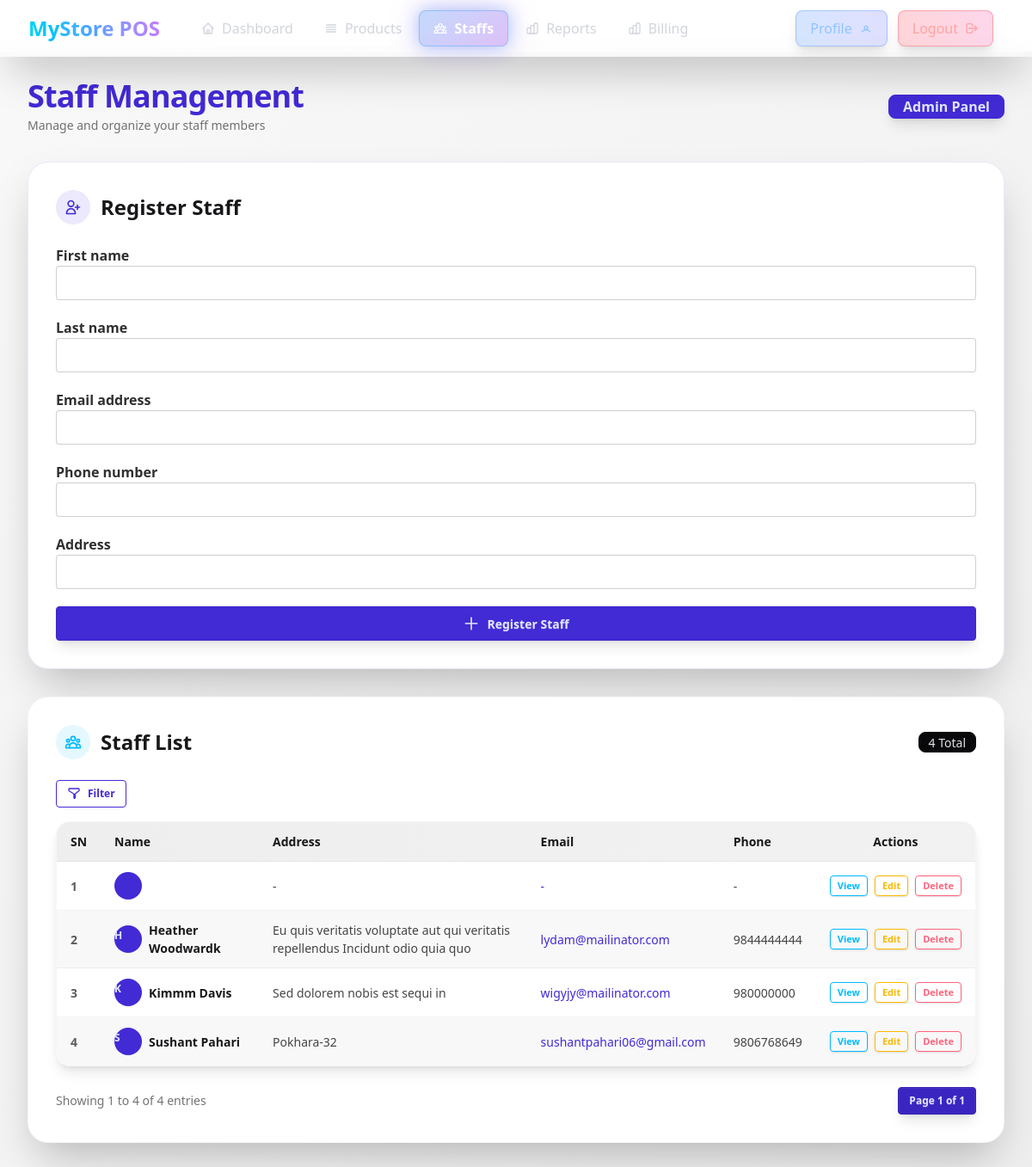
Page /shop/staffs/ (signed in) on the committed database.
### accounts/models.py (models this page shows, shortened)
class CustomUser(AbstractUser):
    class Roles(models.TextChoices):
        SHOP_ADMIN="shop_admin","Shop Admin"
        STAFF="staff","Staff"
    address = models.CharField(max_length=255, null=True, blank=True)
    phone_number = models.CharField(max_length=10, null=True, blank=True)
    profile_pic = models.ImageField(upload_to="profile_pics", null=True, blank=True)
    role=models.CharField(
        max_length=20,
        choices=Roles.choices,
        default=Roles.SHOP_ADMIN,
    )
    workplace = models.ForeignKey(
        'shop.Shop',
        on_delete=models.CASCADE,
        null=True,
        blank=True,
        related_name='staff_members'  # This is fine
    )

### shop/views.py (the view)
# urls.py: path("staffs/", views.staffs, name="staffs"),
def staffs(request):
    if (
        request.method == "POST"
        and request.user.role != CustomUser.Roles.SHOP_ADMIN
    ):
        messages.error(request, "You do not have permission to register staff.")
        return redirect("shop:staffs")
    if request.method == "POST":
        form = StaffRegistrationForm(request.POST, request.FILES, request=request)
        if form.is_valid():
            staff = form.save(commit=False)
            first = staff.first_name[:3].lower() if staff.first_name else "usr"
            last = staff.last_name[-3:].lower() if staff.last_name else str(random.randint(100, 999))
            base_username = f"{first}{last}"
            username = base_username
            counter = 1
            while CustomUser.objects.filter(username=username).exists():
                username = f"{base_username}{counter}"
                counter += 1
            alphabet = string.ascii_letters + string.digits
            password = ''.join(secrets.choice(alphabet) for i in range(8))
            staff.username = username
            staff.is_staff = True
            staff.set_password(password)
            if hasattr(request.user, 'shop'):
                staff.workplace = request.user.shop  # Changed from shop to workplace
            staff.save()
            try:
                shop_name = request.user.shop.name if hasattr(request.user, 'shop') else "Our Shop"
                send_mail(
                    f'Welcome to {shop_name} - Your POS System Credentials',
                    f'''
Dear {staff.first_name} {staff.last_name},

Your account has been created for the {shop_name} POS system.

Here are your login credentials:

🔐 Username: {username}
🔑 Password: {password}
🌐 Login URL: {request.build_absolute_uri('/accounts/login/')}

Important Security Notes:
- Keep your credentials secure
- Do not share your password with anyone

If you have any issues, please contact your administrator.

Best regards,
{shop_name} Management
                    ''',
                    settings.DEFAULT_FROM_EMAIL,
                    [staff.email],
                    fail_silently=False,
                )
                messages.success(
                    request,
                    f"✅ Staff registered successfully! Login credentials have been sent to {staff.email}"
                )
            except Exception:
                messages.success(
                    request,
                    f"✅ Staff registered successfully!<br>"
                    f"<strong>Username:</strong> {username}<br>"
                    f"<strong>Password:</strong> {password}<br>"
                    f"<em>Email sending failed. Please share these credentials securely with the staff member.</em>"
                )
            return redirect(request.path)
    else:
        form = StaffRegistrationForm(request=request)
    if request.user.role == CustomUser.Roles.SHOP_ADMIN:
        current_shop = request.user.shop
    else:
        current_shop = request.user.workplace
    all_staffs = CustomUser.objects.filter(
        role=CustomUser.Roles.STAFF,
        workplace=current_shop
    ).order_by("-id")
    filtered_staffs = StaffFilter(request.GET, queryset=all_staffs)
    paginator = Paginator(filtered_staffs.qs, 8)
    page_number = request.GET.get("page")
    page_obj = paginator.get_page(page_number)
    context = {
        "form": form,
        "staffs": page_obj,
        "page_obj": page_obj,
        "filter_form": filtered_staffs.form,
        "filtered_staffs": filtered_staffs,
        "can_manage_staff": request.user.role == CustomUser.Roles.SHOP_ADMIN,
    }
    return render(request, "shop/staffs.html", context)

### shop/forms.py (shortened to what this page needs)
class StaffRegistrationForm(forms.ModelForm):
    class Meta:
        model = CustomUser
        fields = [
            "first_name",
            "last_name",
            "email",
            "phone_number",
            "address",
        ]
    def __init__(self, *args, **kwargs):
        self.request = kwargs.pop("request", None)
        super().__init__(*args, **kwargs)

### common/templatetags/form_extras.py (called while the page is built)
@register.filter
def add_class(field, css_class):
    if not isinstance(field, BoundField):
        return field
    existing_classes = field.field.widget.attrs.get("class", "")
    if existing_classes:
        new_classes = f"{existing_classes} {css_class}"
    else:
        new_classes = css_class
    field_copy = field
    field_copy.field.widget.attrs["class"] = new_classes
    return field_copy

### shop/templates/shop/staffs.html (shortened to what this page needs)
{% extends 'base.html' %}
{% load form_extras %}
{% block content %}
<main class="min-h-screen flex flex-col p-4 md:p-8 w-full bg-gradient-to-br from-base-200 to-base-300 pt-16 mt-15">
    <div class="flex flex-col md:flex-row justify-between items-start md:items-center mb-8 gap-4">
        {% if request.user.role == "shop_admin" %}
        <div>
            <h1 class="text-4xl font-extrabold text-primary mb-1 tracking-tight">
                Staff Management
            </h1>
            <p class="text-base-content/60 text-sm">
                Manage and organize your staff members
            </p>
        </div>
        {% endif %}
        {% if request.user.role == "shop_admin" %}
        <div class="badge badge-primary badge-lg font-semibold px-4 py-3 shadow-lg flex items-center gap-2">
            Admin Panel
        </div>
        {% endif %}
    </div>
    <div class="flex flex-col xl:flex-row gap-8">
        {% if can_manage_staff %}
        <div class="w-full xl:w-1/3 flex-shrink-0">
            <div class="shadow-2xl rounded-3xl p-8 bg-base-100 border border-primary/10 hover:border-primary/30 transition-all duration-300">
                <div class="flex items-center gap-3 mb-6">
                    <div class="w-10 h-10 rounded-full bg-primary/10 flex items-center justify-center">
                        <svg xmlns="http://www.w3.org/2000/svg" class="h-5 w-5 text-primary" fill="none" viewBox="0 0 24 24" stroke="currentColor">
                            <path stroke-linecap="round" stroke-linejoin="round" stroke-width="2"
                                d="M18 9v3m0 0v3m0-3h3m-3 0h-3m-2-5a4 4 0 11-8 0 4 4 0 018 0zM3 20a6 6 0 0112 0v1H3v-1z" />
                        </svg>
                    </div>
                    <h2 class="text-2xl font-bold text-base-content">Register Staff</h2>
                </div>
                <form method="post" enctype="multipart/form-data" class="space-y-5">
                    {% for field in form %}
                    <fieldset class="form-control">
                        <label class="label">
                            <span class="label-text font-semibold text-base-content/90">{{ field.label }}</span>
                        </label>
                        {{ field|add_class:"input input-bordered w-full focus:input-primary focus:outline-offset-0 transition-all" }}
                    </fieldset>
                    {% endfor %}
                    <button type="submit" class="w-full btn btn-primary mt-4 shadow-lg hover:shadow-xl hover:scale-[1.02] transition-all duration-200 flex items-center justify-center gap-2">
                        <svg xmlns="http://www.w3.org/2000/svg" class="h-5 w-5" fill="none" viewBox="0 0 24 24" stroke="currentColor">
                            <path stroke-linecap="round" stroke-linejoin="round" stroke-width="2" d="M12 4v16m8-8H4" />
                        </svg>
                        Register Staff
                    </button>
                </form>
            </div>
        </div>
        {% endif %}
        <div class="flex-grow shadow-2xl rounded-3xl p-8 bg-base-100 border border-base-300/50 hover:border-base-300 transition-all duration-300">
            <div class="flex flex-col md:flex-row items-start md:items-center gap-3 mb-6">
                <div class="flex items-center gap-3">
                    <div class="w-10 h-10 rounded-full bg-info/10 flex items-center justify-center">
                    </div>
                    <h2 class="text-2xl font-bold text-base-content">Staff List</h2>
                </div>
                <div class="badge badge-neutral ml-auto">{{ page_obj.paginator.count }} Total</div>
            </div>
            <div class="mb-4">
                <button id="toggleFilter" class="btn btn-sm btn-outline btn-primary flex items-center gap-2">
                    <svg xmlns="http://www.w3.org/2000/svg" class="h-4 w-4" fill="none" viewBox="0 0 24 24" stroke="currentColor">
                        <path stroke-linecap="round" stroke-linejoin="round" stroke-width="2"
                            d="M3 4a1 1 0 011-1h16a1 1 0 011 1v2a1 1 0 01-.293.707L14 12.414V19a1 1 0 01-2 0v-6.586L3.293 6.707A1 1 0 013 6V4z" />
                    </svg>
                    Filter
                </button>
            </div>
            <div class="overflow-x-auto rounded-2xl border border-base-300/50 shadow-lg">
                <table class="table table-zebra w-full min-w-[600px]">
                    <thead class="bg-gradient-to-r from-base-300 to-base-300/80">
                        <tr>
                            <th class="text-base-content font-bold">SN</th>
                            <th class="text-base-content font-bold">Name</th>
                            <th class="text-base-content font-bold">Address</th>
                            <th class="text-base-content font-bold">Email</th>
                            <th class="text-base-content font-bold">Phone</th>
                            <th class="text-base-content font-bold text-center">Actions</th>
                        </tr>
                    </thead>
                    <tbody id="staff-list">
                        {% for staff in staffs %}
                        <tr class="hover:bg-base-200/70 transition-colors duration-150">
                            <th class="font-semibold text-base-content/70">{{ forloop.counter }}</th>
                            <td class="font-semibold text-base-content">
                                <div class="flex items-center gap-2">
                                    <div class="avatar placeholder">
                                        <div class="bg-primary text-primary-content rounded-full w-8">
                                            <span class="text-xs">{{ staff.get_full_name|slice:":1"|upper }}</span>
                                        </div>
                                    </div>
                                    {{ staff.get_full_name }}
                                </div>
                            </td>
                            <td class="text-base-content/80">{{ staff.address|default:"-" }}</td>
                            <td class="text-base-content/80">
                                <a href="mailto:{{ staff.email }}" class="link link-hover link-primary">{{ staff.email|default:"-" }}</a>
                            </td>
                            <td class="text-base-content/80">{{ staff.phone_number|default:"-" }}</td>
                            <td>
                                <div class="flex gap-2 justify-center">
                                    <a href="{% url 'shop:staff_detail' staff.id %}"
                                       class="btn btn-xs btn-info btn-outline hover:btn-info transition-all shadow-sm hover:shadow-md">
                                        View
                                    </a>
                                    {% if request.user.role == "shop_admin" %}
                                        <a href="{% url 'shop:staff_update' staff.id %}"
                                           class="btn btn-xs btn-warning btn-outline hover:btn-warning transition-all shadow-sm hover:shadow-md">
                                            Edit
                                        </a>
                                        <button onclick="document.getElementById('delete_modal_{{ staff.id }}').showModal()"
                                                class="btn btn-xs btn-error btn-outline hover:btn-error transition-all shadow-sm hover:shadow-md">
                                            Delete
                                        </button>
                                    {% endif %}
                                </div>
                            </td>
                        </tr>
                        {% endfor %}
                    </tbody>
                </table>
            </div>
            <div class="flex flex-col md:flex-row justify-between items-center mt-6 gap-2 md:gap-0">
                <div class="text-sm text-base-content/60">
                    Showing {{ page_obj.start_index }} to {{ page_obj.end_index }} of {{ page_obj.paginator.count }} entries
                </div>
                <div class="join shadow-lg">
                    <a class="join-item btn btn-sm btn-active btn-primary">Page {{ page_obj.number }} of {{ page_obj.paginator.num_pages }}</a>
                </div>
            </div>
        </div>
    </div>
</main>
{% endblock %}

### rows in the picture
CustomUser: address "-", email "-", phone_number "-"
CustomUser: get_full_name "H", get_full_name "Heather Woodwardk", address "Eu quis veritatis voluptate aut qui veritatis repellendus Incidunt odio quia quo", email "lydam@mailinator.com", phone_number "9844444444"
CustomUser: get_full_name "K", get_full_name "Kimmm Davis", address "Sed dolorem nobis est sequi in", email "wigyjy@mailinator.com", phone_number "980000000"
CustomUser: get_full_name "S", get_full_name "Sushant Pahari", address "Pokhara-32", email "sushantpahari06@gmail.com", phone_number "9806768649"

### other values in the picture
{{ field.label }} "First name" "Last name" "Email address" "Phone number" "Address"
{{ page_obj.paginator.count }} "4"
{{ page_obj.start_index }} "1"
{{ page_obj.end_index }} "4"
{{ page_obj.number }} "1"
{{ page_obj.paginator.num_pages }} "1"
